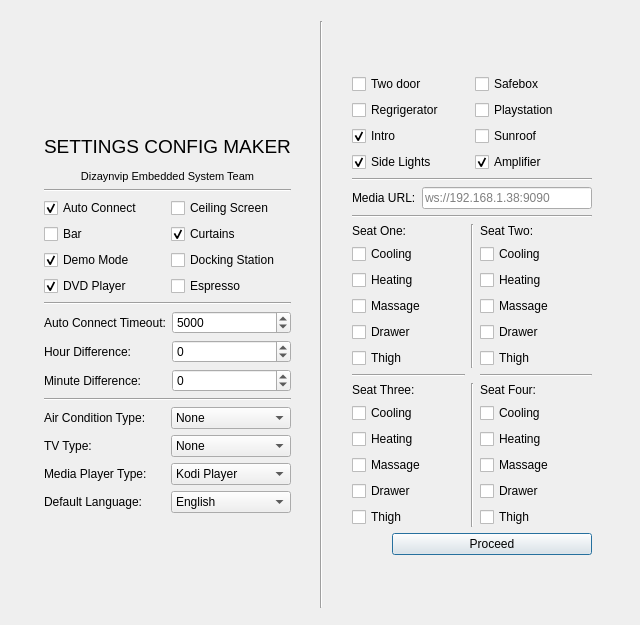
<?xml version="1.0" encoding="UTF-8"?>
<ui version="4.0">
 <class>SettingsMaker</class>
 <widget class="QMainWindow" name="SettingsMaker">
  <property name="geometry">
   <rect>
    <x>0</x>
    <y>0</y>
    <width>640</width>
    <height>625</height>
   </rect>
  </property>
  <property name="minimumSize">
   <size>
    <width>640</width>
    <height>625</height>
   </size>
  </property>
  <property name="maximumSize">
   <size>
    <width>640</width>
    <height>625</height>
   </size>
  </property>
  <property name="windowTitle">
   <string>SettingsMaker</string>
  </property>
  <widget class="QWidget" name="centralWidget">
   <widget class="QWidget" name="layoutWidget">
    <property name="geometry">
     <rect>
      <x>10</x>
      <y>10</y>
      <width>617</width>
      <height>609</height>
     </rect>
    </property>
    <layout class="QHBoxLayout" name="horizontalLayout_4">
     <item>
      <widget class="QFrame" name="leftone">
       <property name="minimumSize">
        <size>
         <width>300</width>
         <height>0</height>
        </size>
       </property>
       <property name="maximumSize">
        <size>
         <width>300</width>
         <height>16777215</height>
        </size>
       </property>
       <layout class="QVBoxLayout" name="verticalLayout_12">
        <property name="sizeConstraint">
         <enum>QLayout::SetFixedSize</enum>
        </property>
        <item>
         <layout class="QHBoxLayout" name="horizontalLayout">
          <item>
           <layout class="QVBoxLayout" name="verticalLayout_11">
            <item>
             <widget class="QLabel" name="label">
              <property name="text">
               <string>&lt;html&gt;&lt;head/&gt;&lt;body&gt;&lt;p align=&quot;center&quot;&gt;&lt;img src=&quot;:/design/logo.svg&quot;/&gt;&lt;/p&gt;&lt;/body&gt;&lt;/html&gt;</string>
              </property>
             </widget>
            </item>
            <item>
             <widget class="QLabel" name="label_14">
              <property name="maximumSize">
               <size>
                <width>16777215</width>
                <height>50</height>
               </size>
              </property>
              <property name="text">
               <string>&lt;html&gt;&lt;head/&gt;&lt;body&gt;&lt;p align=&quot;center&quot;&gt;&lt;span style=&quot; font-size:14pt;&quot;&gt;SETTINGS CONFIG MAKER&lt;/span&gt;&lt;/p&gt;&lt;p align=&quot;center&quot;&gt;&lt;span style=&quot; font-size:8pt;&quot;&gt;Dizaynvip Embedded System Team&lt;/span&gt;&lt;/p&gt;&lt;/body&gt;&lt;/html&gt;</string>
              </property>
             </widget>
            </item>
           </layout>
          </item>
         </layout>
        </item>
        <item>
         <widget class="Line" name="line_10">
          <property name="orientation">
           <enum>Qt::Horizontal</enum>
          </property>
         </widget>
        </item>
        <item>
         <layout class="QVBoxLayout" name="verticalLayout">
          <item>
           <layout class="QGridLayout" name="gridLayout">
            <item row="0" column="1">
             <widget class="QCheckBox" name="cscreen">
              <property name="text">
               <string>Ceiling Screen</string>
              </property>
              <property name="checked">
               <bool>false</bool>
              </property>
             </widget>
            </item>
            <item row="3" column="0">
             <widget class="QCheckBox" name="dvd">
              <property name="text">
               <string>DVD Player</string>
              </property>
              <property name="checked">
               <bool>true</bool>
              </property>
             </widget>
            </item>
            <item row="2" column="0">
             <widget class="QCheckBox" name="demo">
              <property name="text">
               <string>Demo Mode</string>
              </property>
              <property name="checked">
               <bool>true</bool>
              </property>
             </widget>
            </item>
            <item row="1" column="0">
             <widget class="QCheckBox" name="bar">
              <property name="text">
               <string>Bar</string>
              </property>
              <property name="checked">
               <bool>false</bool>
              </property>
             </widget>
            </item>
            <item row="3" column="1">
             <widget class="QCheckBox" name="espresso">
              <property name="text">
               <string>Espresso</string>
              </property>
             </widget>
            </item>
            <item row="0" column="0">
             <widget class="QCheckBox" name="autoconnect">
              <property name="text">
               <string>Auto Connect</string>
              </property>
              <property name="checked">
               <bool>true</bool>
              </property>
             </widget>
            </item>
            <item row="2" column="1">
             <widget class="QCheckBox" name="dockingstation">
              <property name="text">
               <string>Docking Station</string>
              </property>
             </widget>
            </item>
            <item row="1" column="1">
             <widget class="QCheckBox" name="curtains">
              <property name="text">
               <string>Curtains</string>
              </property>
              <property name="checked">
               <bool>true</bool>
              </property>
             </widget>
            </item>
           </layout>
          </item>
          <item>
           <widget class="Line" name="line_8">
            <property name="orientation">
             <enum>Qt::Horizontal</enum>
            </property>
           </widget>
          </item>
          <item>
           <layout class="QGridLayout" name="gridLayout_2">
            <item row="2" column="1">
             <widget class="QSpinBox" name="mindiff_val">
              <property name="minimum">
               <number>-59</number>
              </property>
              <property name="maximum">
               <number>59</number>
              </property>
             </widget>
            </item>
            <item row="1" column="1">
             <widget class="QSpinBox" name="hourdiff_val">
              <property name="minimum">
               <number>-23</number>
              </property>
              <property name="maximum">
               <number>23</number>
              </property>
             </widget>
            </item>
            <item row="2" column="0">
             <widget class="QLabel" name="label_5">
              <property name="text">
               <string>Minute Difference:</string>
              </property>
             </widget>
            </item>
            <item row="1" column="0">
             <widget class="QLabel" name="label_4">
              <property name="text">
               <string>Hour Difference:</string>
              </property>
             </widget>
            </item>
            <item row="0" column="1">
             <widget class="QSpinBox" name="autoconnect_val">
              <property name="maximum">
               <number>10000</number>
              </property>
              <property name="value">
               <number>5000</number>
              </property>
             </widget>
            </item>
            <item row="0" column="0">
             <widget class="QLabel" name="label_3">
              <property name="text">
               <string>Auto Connect Timeout:</string>
              </property>
             </widget>
            </item>
           </layout>
          </item>
          <item>
           <widget class="Line" name="line_9">
            <property name="orientation">
             <enum>Qt::Horizontal</enum>
            </property>
           </widget>
          </item>
          <item>
           <layout class="QGridLayout" name="gridLayout_3">
            <item row="0" column="0">
             <widget class="QLabel" name="label_2">
              <property name="text">
               <string>Air Condition Type:</string>
              </property>
             </widget>
            </item>
            <item row="3" column="0">
             <widget class="QLabel" name="label_8">
              <property name="text">
               <string>Default Language:</string>
              </property>
             </widget>
            </item>
            <item row="1" column="1">
             <widget class="QComboBox" name="tvtype_val">
              <property name="currentText">
               <string>None</string>
              </property>
              <item>
               <property name="text">
                <string>None</string>
               </property>
              </item>
              <item>
               <property name="text">
                <string>1</string>
               </property>
              </item>
              <item>
               <property name="text">
                <string>2</string>
               </property>
              </item>
              <item>
               <property name="text">
                <string>3</string>
               </property>
              </item>
              <item>
               <property name="text">
                <string>4</string>
               </property>
              </item>
              <item>
               <property name="text">
                <string>5</string>
               </property>
              </item>
              <item>
               <property name="text">
                <string>6</string>
               </property>
              </item>
             </widget>
            </item>
            <item row="0" column="1">
             <widget class="QComboBox" name="actype_val">
              <property name="currentText">
               <string>None</string>
              </property>
              <item>
               <property name="text">
                <string>None</string>
               </property>
              </item>
              <item>
               <property name="text">
                <string>1</string>
               </property>
              </item>
              <item>
               <property name="text">
                <string>2</string>
               </property>
              </item>
             </widget>
            </item>
            <item row="2" column="1">
             <widget class="QComboBox" name="mplayer_val">
              <property name="currentText">
               <string>Kodi Player</string>
              </property>
              <item>
               <property name="text">
                <string>Kodi Player</string>
               </property>
              </item>
              <item>
               <property name="text">
                <string>Apple TV</string>
               </property>
              </item>
             </widget>
            </item>
            <item row="3" column="1">
             <widget class="QComboBox" name="defaultlang_val">
              <item>
               <property name="text">
                <string>English</string>
               </property>
              </item>
              <item>
               <property name="text">
                <string>Turkish</string>
               </property>
              </item>
              <item>
               <property name="text">
                <string>Chinese</string>
               </property>
              </item>
             </widget>
            </item>
            <item row="1" column="0">
             <widget class="QLabel" name="label_6">
              <property name="text">
               <string>TV Type:</string>
              </property>
             </widget>
            </item>
            <item row="2" column="0">
             <widget class="QLabel" name="label_7">
              <property name="text">
               <string>Media Player Type:</string>
              </property>
             </widget>
            </item>
           </layout>
          </item>
         </layout>
        </item>
       </layout>
      </widget>
     </item>
     <item>
      <widget class="Line" name="line">
       <property name="orientation">
        <enum>Qt::Vertical</enum>
       </property>
      </widget>
     </item>
     <item>
      <widget class="QFrame" name="righone">
       <property name="minimumSize">
        <size>
         <width>300</width>
         <height>0</height>
        </size>
       </property>
       <property name="maximumSize">
        <size>
         <width>300</width>
         <height>16777215</height>
        </size>
       </property>
       <layout class="QVBoxLayout" name="verticalLayout_10">
        <property name="sizeConstraint">
         <enum>QLayout::SetFixedSize</enum>
        </property>
        <item>
         <layout class="QGridLayout" name="gridLayout_5">
          <item row="2" column="0">
           <widget class="QCheckBox" name="twodoor">
            <property name="text">
             <string>Two door</string>
            </property>
           </widget>
          </item>
          <item row="7" column="0">
           <widget class="QCheckBox" name="sidelight">
            <property name="text">
             <string>Side Lights</string>
            </property>
            <property name="checked">
             <bool>true</bool>
            </property>
           </widget>
          </item>
          <item row="5" column="1">
           <widget class="QCheckBox" name="sunroof">
            <property name="text">
             <string>Sunroof</string>
            </property>
           </widget>
          </item>
          <item row="2" column="1">
           <widget class="QCheckBox" name="sbox">
            <property name="text">
             <string>Safebox</string>
            </property>
           </widget>
          </item>
          <item row="7" column="1">
           <widget class="QCheckBox" name="amp">
            <property name="text">
             <string>Amplifier</string>
            </property>
            <property name="checked">
             <bool>true</bool>
            </property>
           </widget>
          </item>
          <item row="3" column="1">
           <widget class="QCheckBox" name="pstation">
            <property name="text">
             <string>Playstation</string>
            </property>
           </widget>
          </item>
          <item row="5" column="0">
           <widget class="QCheckBox" name="intro">
            <property name="text">
             <string>Intro</string>
            </property>
            <property name="checked">
             <bool>true</bool>
            </property>
           </widget>
          </item>
          <item row="3" column="0">
           <widget class="QCheckBox" name="regrigerator">
            <property name="text">
             <string>Regrigerator</string>
            </property>
           </widget>
          </item>
         </layout>
        </item>
        <item>
         <widget class="Line" name="line_7">
          <property name="orientation">
           <enum>Qt::Horizontal</enum>
          </property>
         </widget>
        </item>
        <item>
         <layout class="QHBoxLayout" name="horizontalLayout_2">
          <item>
           <widget class="QLabel" name="label_9">
            <property name="text">
             <string>Media URL:</string>
            </property>
           </widget>
          </item>
          <item>
           <widget class="QLineEdit" name="mediaurl_val">
            <property name="maximumSize">
             <size>
              <width>200</width>
              <height>16777215</height>
             </size>
            </property>
            <property name="toolTip">
             <string/>
            </property>
            <property name="text">
             <string/>
            </property>
            <property name="placeholderText">
             <string>ws://192.168.1.38:9090</string>
            </property>
           </widget>
          </item>
         </layout>
        </item>
        <item>
         <widget class="Line" name="line_6">
          <property name="orientation">
           <enum>Qt::Horizontal</enum>
          </property>
         </widget>
        </item>
        <item>
         <layout class="QGridLayout" name="gridLayout_4">
          <item row="1" column="2">
           <widget class="Line" name="line_3">
            <property name="orientation">
             <enum>Qt::Horizontal</enum>
            </property>
           </widget>
          </item>
          <item row="2" column="0">
           <layout class="QVBoxLayout" name="verticalLayout_7">
            <item>
             <widget class="QLabel" name="label_12">
              <property name="text">
               <string>Seat Three:</string>
              </property>
             </widget>
            </item>
            <item>
             <layout class="QVBoxLayout" name="verticalLayout_6">
              <item>
               <widget class="QCheckBox" name="cooling3">
                <property name="text">
                 <string>Cooling</string>
                </property>
               </widget>
              </item>
              <item>
               <widget class="QCheckBox" name="heating3">
                <property name="text">
                 <string>Heating</string>
                </property>
               </widget>
              </item>
              <item>
               <widget class="QCheckBox" name="massage3">
                <property name="text">
                 <string>Massage</string>
                </property>
               </widget>
              </item>
              <item>
               <widget class="QCheckBox" name="drawer3">
                <property name="text">
                 <string>Drawer</string>
                </property>
               </widget>
              </item>
              <item>
               <widget class="QCheckBox" name="thigh3">
                <property name="text">
                 <string>Thigh</string>
                </property>
               </widget>
              </item>
             </layout>
            </item>
           </layout>
          </item>
          <item row="0" column="0">
           <layout class="QVBoxLayout" name="verticalLayout_3">
            <item>
             <widget class="QLabel" name="label_10">
              <property name="text">
               <string>Seat One:</string>
              </property>
             </widget>
            </item>
            <item>
             <layout class="QVBoxLayout" name="verticalLayout_2">
              <item>
               <widget class="QCheckBox" name="cooling1">
                <property name="text">
                 <string>Cooling</string>
                </property>
               </widget>
              </item>
              <item>
               <widget class="QCheckBox" name="heating1">
                <property name="text">
                 <string>Heating</string>
                </property>
               </widget>
              </item>
              <item>
               <widget class="QCheckBox" name="massage1">
                <property name="text">
                 <string>Massage</string>
                </property>
               </widget>
              </item>
              <item>
               <widget class="QCheckBox" name="drawer1">
                <property name="text">
                 <string>Drawer</string>
                </property>
               </widget>
              </item>
              <item>
               <widget class="QCheckBox" name="thigh1">
                <property name="text">
                 <string>Thigh</string>
                </property>
               </widget>
              </item>
             </layout>
            </item>
           </layout>
          </item>
          <item row="2" column="1">
           <widget class="Line" name="line_4">
            <property name="orientation">
             <enum>Qt::Vertical</enum>
            </property>
           </widget>
          </item>
          <item row="0" column="1">
           <widget class="Line" name="line_5">
            <property name="orientation">
             <enum>Qt::Vertical</enum>
            </property>
           </widget>
          </item>
          <item row="1" column="0">
           <widget class="Line" name="line_2">
            <property name="orientation">
             <enum>Qt::Horizontal</enum>
            </property>
           </widget>
          </item>
          <item row="2" column="2">
           <layout class="QVBoxLayout" name="verticalLayout_9">
            <item>
             <widget class="QLabel" name="label_13">
              <property name="text">
               <string>Seat Four:</string>
              </property>
             </widget>
            </item>
            <item>
             <layout class="QVBoxLayout" name="verticalLayout_8">
              <item>
               <widget class="QCheckBox" name="cooling4">
                <property name="text">
                 <string>Cooling</string>
                </property>
               </widget>
              </item>
              <item>
               <widget class="QCheckBox" name="heating4">
                <property name="text">
                 <string>Heating</string>
                </property>
               </widget>
              </item>
              <item>
               <widget class="QCheckBox" name="massage4">
                <property name="text">
                 <string>Massage</string>
                </property>
               </widget>
              </item>
              <item>
               <widget class="QCheckBox" name="drawer4">
                <property name="text">
                 <string>Drawer</string>
                </property>
               </widget>
              </item>
              <item>
               <widget class="QCheckBox" name="thigh4">
                <property name="text">
                 <string>Thigh</string>
                </property>
               </widget>
              </item>
             </layout>
            </item>
           </layout>
          </item>
          <item row="0" column="2">
           <layout class="QVBoxLayout" name="verticalLayout_5">
            <item>
             <widget class="QLabel" name="label_11">
              <property name="text">
               <string>Seat Two:</string>
              </property>
             </widget>
            </item>
            <item>
             <layout class="QVBoxLayout" name="verticalLayout_4">
              <item>
               <widget class="QCheckBox" name="cooling2">
                <property name="text">
                 <string>Cooling</string>
                </property>
               </widget>
              </item>
              <item>
               <widget class="QCheckBox" name="heating2">
                <property name="text">
                 <string>Heating</string>
                </property>
               </widget>
              </item>
              <item>
               <widget class="QCheckBox" name="massage2">
                <property name="text">
                 <string>Massage</string>
                </property>
               </widget>
              </item>
              <item>
               <widget class="QCheckBox" name="drawer2">
                <property name="text">
                 <string>Drawer</string>
                </property>
               </widget>
              </item>
              <item>
               <widget class="QCheckBox" name="thigh2">
                <property name="text">
                 <string>Thigh</string>
                </property>
               </widget>
              </item>
             </layout>
            </item>
           </layout>
          </item>
         </layout>
        </item>
        <item>
         <layout class="QHBoxLayout" name="horizontalLayout_3">
          <item>
           <spacer name="horizontalSpacer">
            <property name="orientation">
             <enum>Qt::Horizontal</enum>
            </property>
            <property name="sizeHint" stdset="0">
             <size>
              <width>40</width>
              <height>20</height>
             </size>
            </property>
           </spacer>
          </item>
          <item>
           <widget class="QPushButton" name="button">
            <property name="minimumSize">
             <size>
              <width>200</width>
              <height>0</height>
             </size>
            </property>
            <property name="maximumSize">
             <size>
              <width>100</width>
              <height>16777215</height>
             </size>
            </property>
            <property name="text">
             <string>Proceed</string>
            </property>
            <property name="default">
             <bool>true</bool>
            </property>
           </widget>
          </item>
         </layout>
        </item>
       </layout>
      </widget>
     </item>
    </layout>
   </widget>
  </widget>
 </widget>
 <layoutdefault spacing="6" margin="11"/>
 <resources/>
 <connections/>
</ui>
